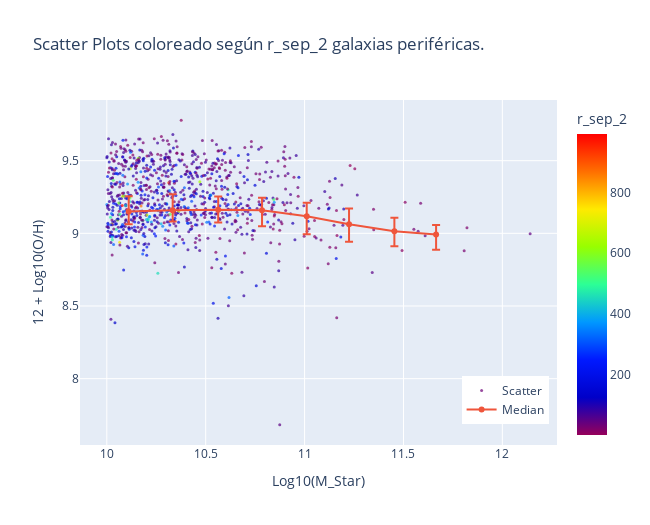

The notebook cell this image was saved under:
### Code cell
fig = go.Figure(data=[go.Scatter(x = xvar,y = yvar,
                                 name="Scatter",
                                 mode='markers',
                                 marker=dict(
                                 size=3,
                                 color=color,
                                 opacity=0.7,
                                 colorscale='Rainbow', 
                                 showscale=True,
                                 colorbar=dict(title=parametro)
                                 )
                    ),go.Scatter(x = xmedian,y = ymedian,
                                 name="Median",
                                 error_y=dict(type='data',
                                 symmetric=False,
                                 array=yerror[1],
                                 arrayminus=yerror[0])
    )])

fig.update_layout(title='Scatter Plots coloreado según '+parametro+' galaxias periféricas.')

fig.update_xaxes(title_text = 'Log10(M_Star)')

fig.update_yaxes(title_text = '12 + Log10(O/H)')

# fig.update_layout(showlegend=False)

fig.update_layout(legend=dict(
    yanchor="top",
    y=0.2,
    xanchor="left",
    x=0.8
))

fig.update_layout(
    autosize=False,
    width=650,
    height=525
    )

fig.show()

### Figure 1 — Plotly figure (JSON) as saved in the notebook; plotly's stock layout.template omitted (floating-point values rounded to 4 significant figures; data arrays with more than 128 entries replaced by an {"elided": "..."} marker saying what was removed)
{"data": [{"marker": {"color": {"elided": "921 float values"}, "colorbar": {"title": {"text": "r_sep_2"}}, "colorscale": [[0, "rgb(150,0,90)"], [0.125, "rgb(0,0,200)"], [0.25, "rgb(0,25,255)"], [0.375, "rgb(0,152,255)"], [0.5, "rgb(44,255,150)"], [0.625, "rgb(151,255,0)"], [0.75, "rgb(255,234,0)"], [0.875, "rgb(255,111,0)"], [1, "rgb(255,0,0)"]], "opacity": 0.7, "showscale": true, "size": 3}, "mode": "markers", "name": "Scatter", "type": "scatter", "x": {"elided": "921 float values"}, "y": {"elided": "921 float values"}}, {"error_y": {"array": [0.1059, 0.1097, 0.09017, 0.08599, 0.09335, 0.1083, 0.09263, 0.06478], "arrayminus": [0.08679, 0.07875, 0.08752, 0.109, 0.1234, 0.1202, 0.1034, 0.1051], "symmetric": false, "type": "data"}, "name": "Median", "type": "scatter", "x": [10.11, 10.33, 10.56, 10.78, 11.01, 11.22, 11.45, 11.66], "y": [9.15, 9.159, 9.163, 9.158, 9.117, 9.063, 9.014, 8.993]}], "layout": {"autosize": false, "height": 525, "legend": {"x": 0.8, "xanchor": "left", "y": 0.2, "yanchor": "top"}, "title": {"text": "Scatter Plots coloreado según r_sep_2 galaxias periféricas."}, "width": 650, "xaxis": {"autorange": true, "range": [9.864, 12.28], "title": {"text": "Log10(M_Star)"}, "type": "linear"}, "yaxis": {"autorange": true, "range": [7.543, 9.918], "title": {"text": "12 + Log10(O/H)"}, "type": "linear"}}}
